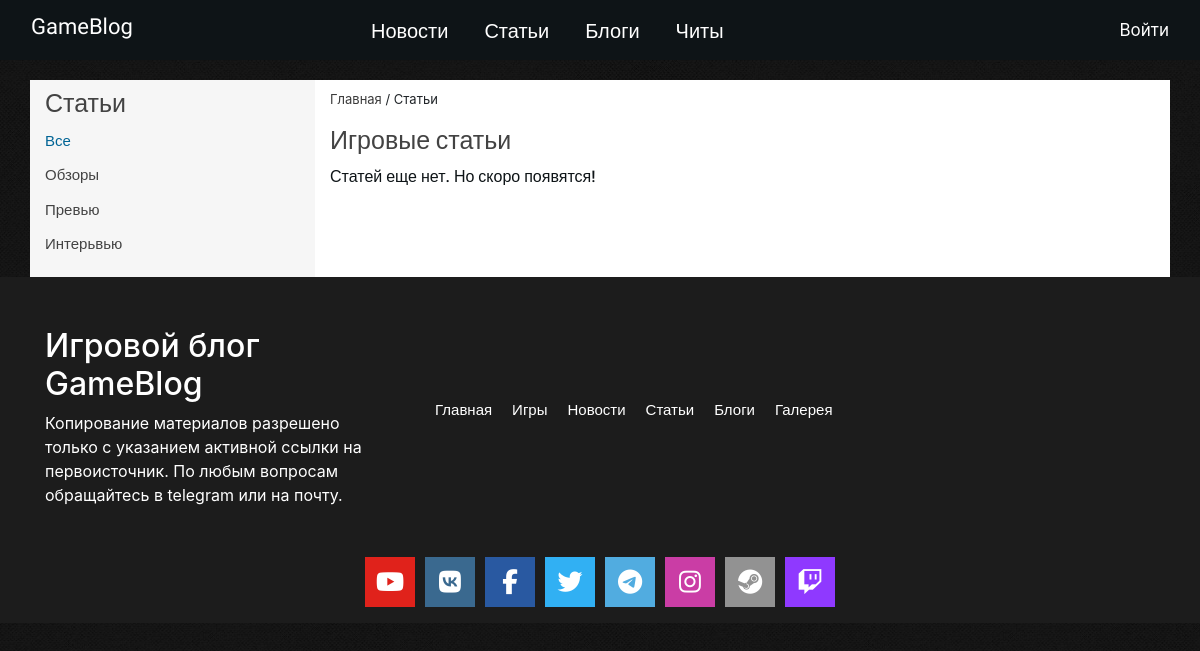
Page /articles on the earlier database version.
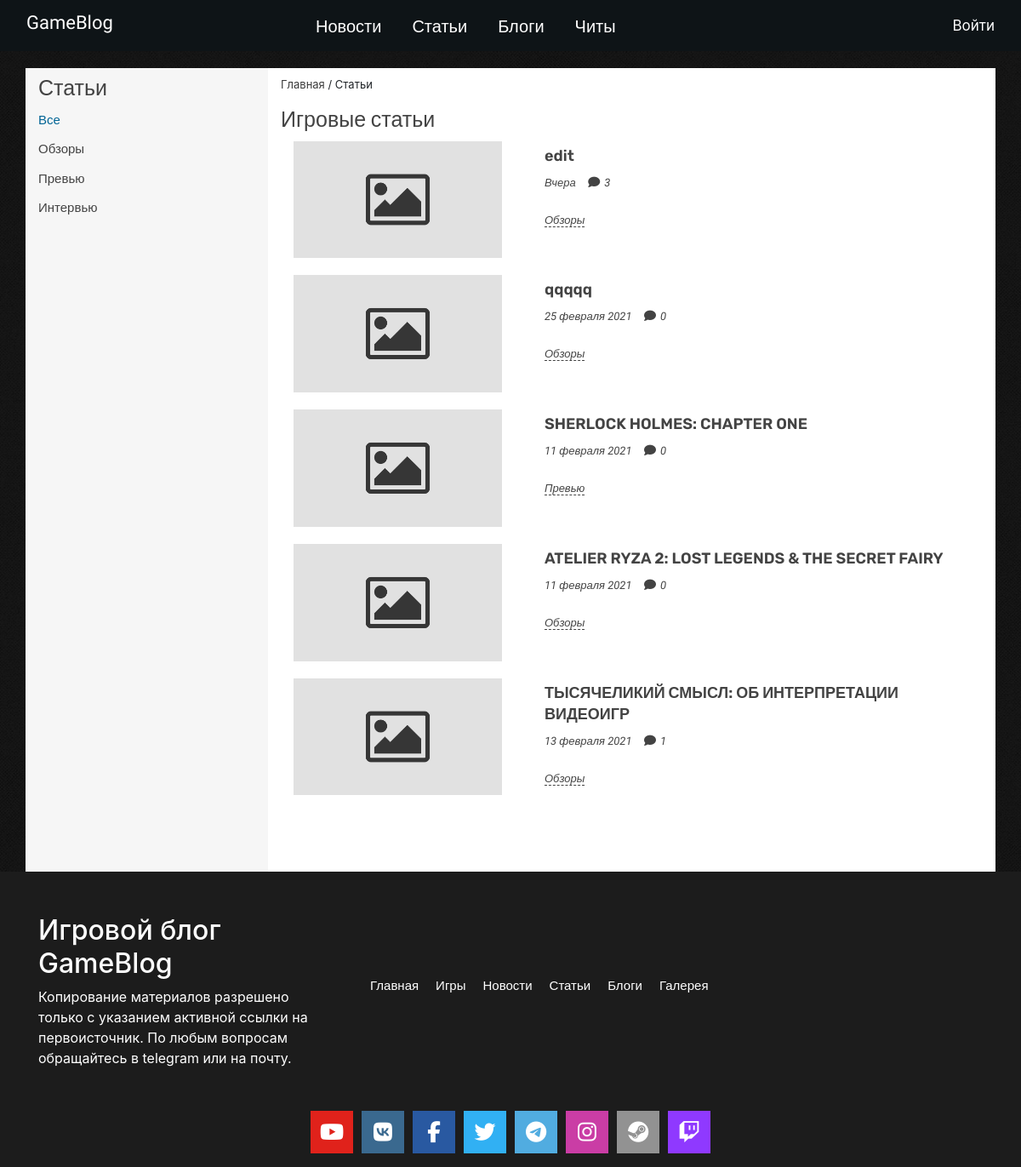
Same page on the later database version.
### tables this page shows
CREATE TABLE `category` (
  `id` int(11) NOT NULL,
  `title` varchar(255) NOT NULL,
  `code` varchar(255) NOT NULL,
  `table_name` varchar(255) NOT NULL
);

CREATE TABLE `articles` (
  `id` int(11) NOT NULL,
  `cat_id` int(11) NOT NULL,
  `title` varchar(255) NOT NULL,
  `description` text NOT NULL,
  `author` varchar(50) NOT NULL,
  `date` date NOT NULL,
  `image` varchar(255) NOT NULL,
  `meta_desc` text NOT NULL,
  `meta_keywords` text NOT NULL,
  `showSlider` int(11) NOT NULL DEFAULT 0
);

### public/index.php (called while the page is built, shortened)
<?php
$qStr = $_SERVER['QUERY_STRING'];
spl_autoload_register(function ($className){
    $className = ROOT .'/'. str_replace('\\', '/', $className) . '.php';
});
Router::dispatch($qStr);

### config/db.php (called while the page is built)
<?php
return [
    'dsn' => 'mysql:host=localhost;dbname=gameblog',
    'user' => 'root',
    'password' => 'root'
];

### app/controllers/ArticlesController.php (called while the page is built, shortened)
<?php
class ArticlesController extends AppController
{
    public function indexAction()
    {
        $articles = new Article();
        $page = isset($_GET['page']) ? (int)$_GET['page'] : 1;
        $perPage = 20;
        $total = $articles->count();
        if ($total >= $perPage){
            $pagination = new Pagination($page, $perPage, $total);
            $start = $pagination->getStart();
            $allArticles = $articles->getAllLimit($start, $perPage);
        }
        else {
            $allArticles = $articles->getAll();
        }
        $allArticles = $this->editNewDateArray($allArticles);
        $categoryArticles = $articles->getCategory('category', 'articles');
    }
}

### app/controllers/AppController.php (called while the page is built, shortened)
<?php
class AppController extends Controller
{
    private function setNewDate($date)
    {
        $newDate = date("j m Y", strtotime($date));
        $date_exp = explode(" ", $newDate);
        $month = [
            1 => 'января',
            2 => 'февраля',
            3 => 'марта',
            4 => 'апреля',
            5 => 'мая',
            6 => 'июня',
            7 => 'июля',
            8 => 'августа',
            9 => 'сентября',
            10 => 'октября',
            11 => 'ноября',
            12 => 'декабря'
        ];
        foreach ($month as $key => $value) {
            if ($key == intval($date_exp[1])) $month_name = $value;
        }
        if ($newDate == date("j m Y")) return 'Сегодня';
        elseif ($newDate == date("j m Y", strtotime('-1 day'))) return 'Вчера';
        else return $date_exp[0] .' '. $month_name .' '. $date_exp[2] ;
    }
    protected function editNewDateArray($array)
    {
        if (is_array($array)) {
            if (!empty($array)) {
                foreach ($array as $key => $new) {
                    $new['date'] = $this->setNewDate($new['date']);
                    $array[$key]['date'] = $new['date'];
                }
            }
        }
        return $array;
    }
}

### app/views/Articles/index.php (the view, shortened to what the changed rows need)
<div class="container">
    <div class="row main-content-news">
        <div class="col-xs-12 col-sm-12 col-md-3 col-lg-3 sidebar">
            <div class="category-news">
                <ul class="category-news-list">
                    <? foreach ($arrCategory as $category): ?>
                        <li class="category-news_item"><a href="/articles/category/<?=$category['code']?>"><?=$category['title']?></a></li>
                    <? endforeach; ?>
                </ul>
            </div>
        </div>
        <div class="col-xs-12 col-sm-12 col-md-9 col-lg-9 article-news-content">
            <div class="article-news-title">
                <h1>Игровые статьи</h1>
            </div>
            <div class="article-news">
                <? if (count($allArticles) > 0): ?>
                <? foreach ($allArticles as $article): ?>
                    <div class="col-12 article-new">
                        <div class="row">
                            <div class="col-4">
                                <a href="articles/detail/<?=$article['num_id']?>">
                                    <? if(file_exists($_SERVER['DOCUMENT_ROOT'].PATH_IMAGE.'/'.$article['image'])): ?>
                                        <img src="<?=PATH_IMAGE?>/<?=$article['image']?>" class="article-new__img" alt="<?=$article['image']?>">
                                    <? else: ?>
                                        <img src="<?=NO_IMG?>" class="article-new__img" alt="<?=$article['image']?>">
                                    <? endif; ?>
                                </a>
                            </div>
                            <div class="col-8">
                                <div class="article__new">
                                    <div class="article-new__name">
                                        <a href="articles/detail/<?=$article['num_id']?>"><?=$article['title']?></a>
                                    </div>
                                    <div class="article-new__info">
                                        <span class="article-new__info--date"><?=$article['date']?></span>
                                        <span class="article-new__info--comment"><i class="fa fa-comment-o" aria-hidden="true"></i><?=$article['comments']?></span>
                                    </div>
                                    <div class="article-new__tags">
                                        <span><?=$article['cat_title']?></span>
                                    </div>
                                </div>
                            </div>
                        </div>
                    </div>
                <? endforeach; ?>
                <? else: ?>
                    <span class="no-records">Статей еще нет. Но скоро появятся!</span>
                <? endif; ?>
            </div>
        </div>
    </div>
</div>

Differences in the rows shown:
changed category: title "Интерьвью" → "Интервью"
added articles: title "edit", date "Вчера", comments "3", category.title "Обзоры"
added articles: title "qqqqq", date "25 февраля 2021", comments "0", category.title "Обзоры"
now on this page (row edited): articles: title "SHERLOCK HOLMES: CHAPTER ONE", date "11 февраля 2021", comments "0", category.title "Превью"
now on this page (row edited): articles: title "ATELIER RYZA 2: LOST LEGENDS & THE SECRET FAIRY", date "11 февраля 2021", comments "0", category.title "Обзоры"
now on this page (row edited): articles: title "ТЫСЯЧЕЛИКИЙ СМЫСЛ: ОБ ИНТЕРПРЕТАЦИИ ВИДЕОИГР", date "13 февраля 2021", id "1", category.title "Обзоры"
Other differences:
text no longer shown: "Статей еще нет. Но скоро появятся!"
